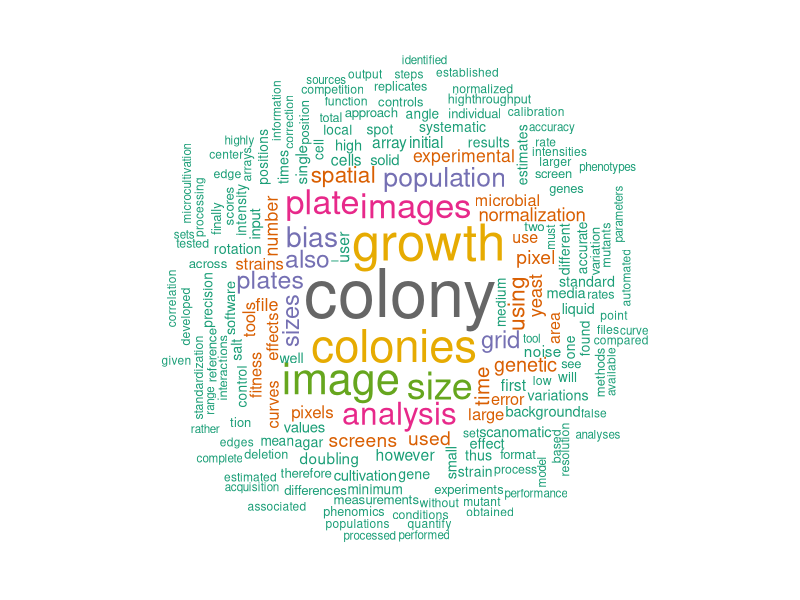
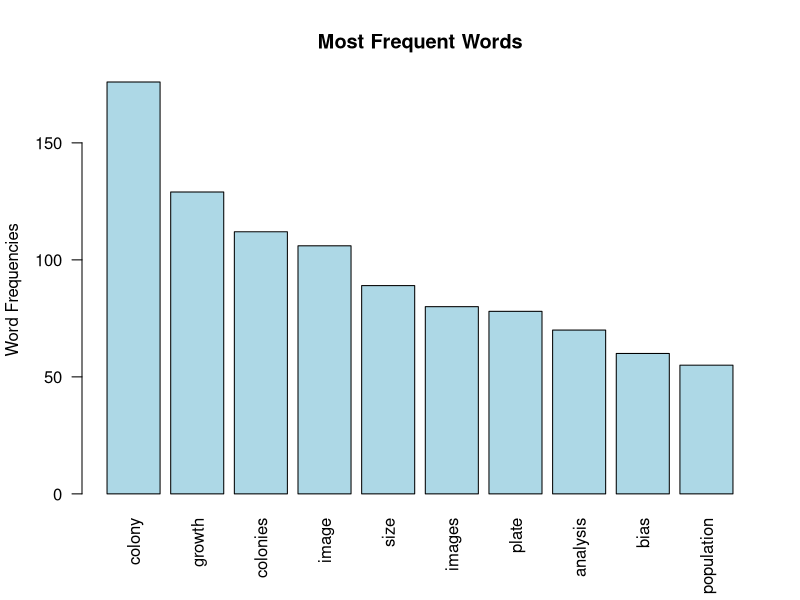

Write the R code that produced these figures, in order.
##### TEXT_MINING
##### Text mining from interesting papers to generate a word cloud
##### Author  : Saurin Parikh (dr.saurin.parikh@gmail.com)
##### Date    : 21/11/2018

##### INITIALIZE
# Install
#install.packages("tm")  # for text mining
#install.packages("SnowballC") # for text stemming
#install.packages("wordcloud") # word-cloud generator 
#install.packages("RColorBrewer") # color palettes
# Load
library("tm")
library("SnowballC")
library("wordcloud")
library("RColorBrewer")

##### LOAD DATA
text <- readLines('data/text.txt')
# Load the data as a corpus
docs <- Corpus(VectorSource(text))
inspect(docs)

##### TEXT TRANSFORMATION
toSpace <- content_transformer(function (x , pattern ) gsub(pattern, " ", x))
docs <- tm_map(docs, toSpace, "/")
docs <- tm_map(docs, toSpace, "@")
docs <- tm_map(docs, toSpace, "\\|")

##### TEXT CLEANUP
# Convert the text to lower case
docs <- tm_map(docs, content_transformer(tolower))
# Remove numbers
docs <- tm_map(docs, removeNumbers)
# Remove english common stopwords
docs <- tm_map(docs, removeWords, stopwords("english"))
docs <- tm_map(docs, removeWords, c("figure", "data","can","-","spotsizer","gitter","sgatools")) 
# Remove punctuations
docs <- tm_map(docs, removePunctuation)
# Eliminate extra white spaces
docs <- tm_map(docs, stripWhitespace)
# Text stemming
# docs <- tm_map(docs, stemDocument)

##### GENERATE TERM-DOCUMENT MATRIX
dtm <- TermDocumentMatrix(docs)
m <- as.matrix(dtm)
v <- sort(rowSums(m),decreasing=TRUE)
d <- data.frame(word = names(v),freq=v)
head(d, 10)

##### WORD CLOUD
set.seed(1234)
wordcloud(words = d$word, freq = d$freq, min.freq = 10,
          max.words=300, random.order=FALSE, rot.per=0.35, 
          colors=brewer.pal(8, "Dark2"))

##### MORE
findAssocs(dtm, terms = "genes", corlimit = 0.3)

barplot(d[1:10,]$freq, las = 2, names.arg = d[1:10,]$word,
        col ="lightblue", main ="Most Frequent Words",
        ylab = "Word Frequencies")
